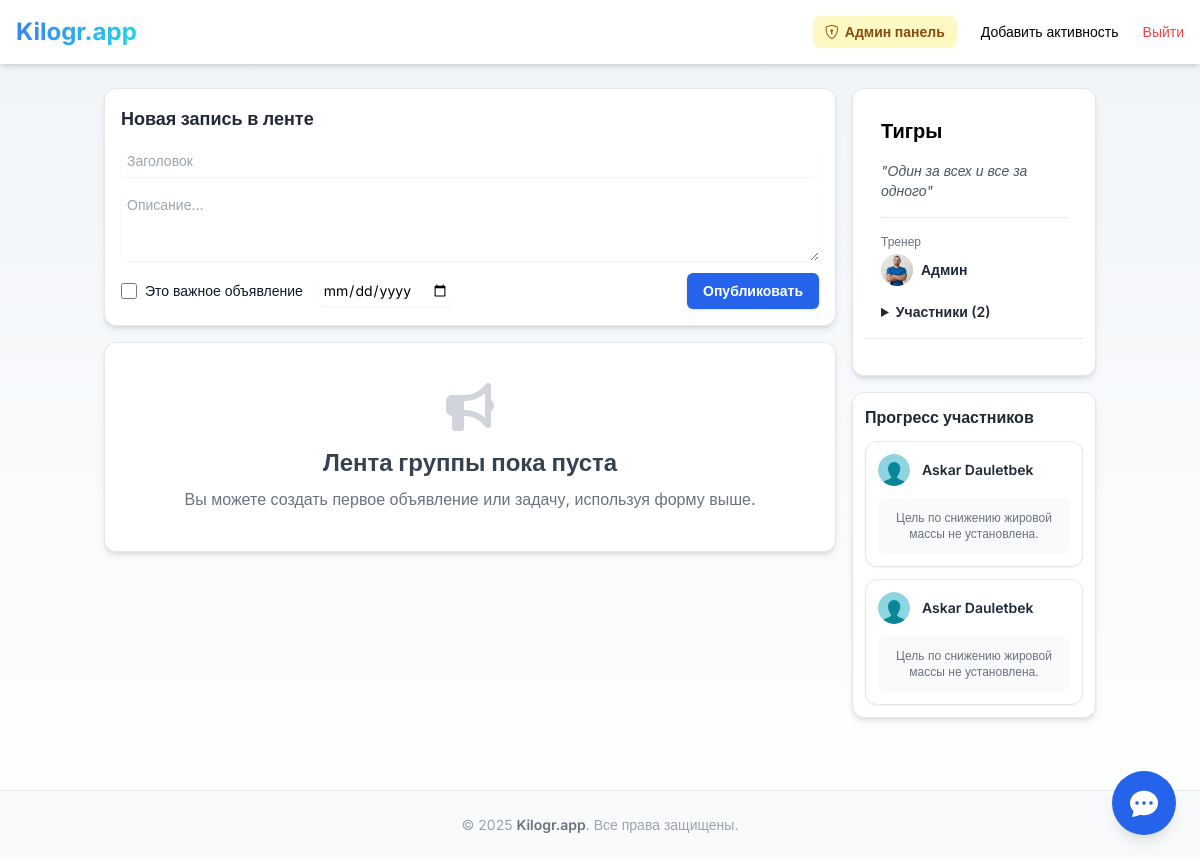
Screenshot of /groups/1 (signed in) with the database file from the repository.
### app.py (models this page shows, shortened)
class Group(db.Model):
    id = db.Column(db.Integer, primary_key=True)
    name = db.Column(db.String(100), nullable=False)
    description = db.Column(db.Text, nullable=True)  # «дивиз» группы
    trainer_id = db.Column(db.Integer, db.ForeignKey('user.id'), unique=True, nullable=False)
    created_at = db.Column(db.DateTime, default=datetime.utcnow)
    trainer = db.relationship('User', backref=db.backref('own_group', uselist=False))
    members = db.relationship('GroupMember', back_populates='group', cascade='all, delete-orphan')
    messages = db.relationship('GroupMessage', back_populates='group', cascade='all, delete-orphan')

class User(db.Model):
    @property
    def has_subscription(self):
        return self.is_trainer or (self.subscription and self.subscription.is_active)
    id = db.Column(db.Integer, primary_key=True)
    email = db.Column(db.String(120), unique=True, nullable=False)
    password = db.Column(db.String(128), nullable=False)
    name = db.Column(db.String(50), nullable=False)
    date_of_birth = db.Column(db.Date)
    fat_mass_goal = db.Column(db.Float, nullable=True)
    muscle_mass_goal = db.Column(db.Float, nullable=True)
    is_trainer = db.Column(db.Boolean, default=False, nullable=False)
    avatar = db.Column(db.String(200), nullable=False, default='i.webp')
    analysis_comment = db.Column(db.Text)
    telegram_chat_id = db.Column(db.String(50), nullable=True)
    telegram_code = db.Column(db.String(10), nullable=True)
    show_welcome_popup = db.Column(db.Boolean, default=False, nullable=False)
    updated_at = db.Column(db.DateTime, default=datetime.utcnow)

### app.py (the view, shortened to what this page needs)
@app.route('/groups/<int:group_id>')
@login_required
def group_detail(group_id):
    if not get_current_user().has_subscription:
        flash("Доступ к группам и сообществу открыт только по подписке.", "warning")
        return redirect(url_for('profile'))
    group = Group.query.get_or_404(group_id)
    user = get_current_user()
    is_member = any(m.user_id == user.id for m in group.members)
    raw_messages = GroupMessage.query.filter_by(group_id=group.id).order_by(GroupMessage.timestamp.desc()).all()
    processed_messages = []
    last_sender_id = None
    for message in raw_messages:
        show_avatar = (message.user_id != last_sender_id)
        processed_messages.append({
            'id': message.id, 'group_id': message.group_id, 'user_id': message.user_id, 'user': message.user,
            'text': message.text, 'timestamp': message.timestamp, 'image_file': message.image_file,
            'reactions': message.reactions, 'show_avatar': show_avatar, 'is_current_user': (message.user_id == user.id)
        })
        last_sender_id = message.user_id
    all_posts = GroupTask.query.filter_by(group_id=group.id).order_by(GroupTask.created_at.desc()).all()
    group_member_stats = []
    if user.is_trainer and group.trainer_id == user.id:
        today = date.today()
        all_relevant_members = [m.user for m in group.members]
        if group.trainer not in all_relevant_members and group.trainer.email != ADMIN_EMAIL:
            all_relevant_members.append(group.trainer)
        for member_user in all_relevant_members:
            if member_user.email == ADMIN_EMAIL and not any(m.user_id == member_user.id for m in group.members):
                continue
            latest_analysis = BodyAnalysis.query.filter_by(user_id=member_user.id).order_by(
                BodyAnalysis.timestamp.desc()).first()
            fat_loss_progress = None
            group_member_stats.append({
                'user': member_user,
                'fat_loss_progress': fat_loss_progress,
                'is_trainer_in_group': (member_user.id == group.trainer_id)
            })
        group_member_stats.sort(key=lambda x: (not x['is_trainer_in_group'], x['user'].name.lower()))
    return render_template('group_detail.html',
                           group=group,
                           is_member=is_member,
                           processed_messages=processed_messages,
                           group_member_stats=group_member_stats,
                           all_posts=all_posts)

### app.py (called while the page is built)
def login_required(f):
    @wraps(f)
    def decorated_function(*args, **kwargs):
        if 'user_id' not in session:
            return redirect('/login')
        return f(*args, **kwargs)
    return decorated_function

def get_current_user():
    user_id = session.get('user_id')
    if user_id:
        return db.session.get(User, user_id)
    return None

@app.context_processor
def utility_processor():
    def get_bmi_category(bmi):
        if bmi is None:
            return ""
        if bmi < 18.5:
            return "Недостаточный вес"
        elif bmi < 25:
            return "Норма"
        elif bmi < 30:
            return "Избыточный вес"
        else:
            return "Ожирение"
    return dict(
        get_bmi_category=get_bmi_category,
        calculate_age=calculate_age,  # <-- теперь в шаблоне доступна
        today=date.today(),  # <-- и переменная today
    )

@app.context_processor
def inject_user():
    return {'current_user': get_current_user()}

### templates/group_detail.html (shortened to what this page needs)
{% extends 'base.html' %}
{% block content %}
<div class="container mx-auto px-2 py-4 sm:px-4 sm:py-6">
  <div class="flex flex-col lg:flex-row gap-4">
    <div class="lg:w-3/4 space-y-4">
        {% if current_user.is_trainer and group.trainer_id == current_user.id %}
        <div class="bg-white p-4 rounded-xl shadow-md border border-gray-200">
            <h3 class="font-semibold text-lg text-gray-800 mb-3">Новая запись в ленте</h3>
            <form action="{{ url_for('create_group_task', group_id=group.id) }}" method="POST" class="space-y-3 text-sm">
              <div><input type="text" name="title" placeholder="Заголовок" required class="block w-full p-1.5 border-gray-300 rounded-md shadow-sm"></div>
              <div><textarea name="description" placeholder="Описание..." rows="3" class="block w-full p-1.5 border-gray-300 rounded-md shadow-sm"></textarea></div>
              <div class="flex items-center justify-between">
                <div class="flex items-center space-x-4">
                  <div class="flex items-center"><input type="checkbox" name="is_announcement" id="is-announcement" class="h-4 w-4 text-yellow-500 border-gray-300 rounded focus:ring-yellow-400"><label for="is-announcement" class="ml-2 text-gray-900">Это важное объявление</label></div>
                  <input type="date" name="due_date" class="block p-1 border-gray-300 rounded-md shadow-sm" title="Укажите срок, если это задача">
                </div>
                <button type="submit" class="px-4 py-2 bg-blue-600 text-white font-semibold rounded-md hover:bg-blue-700 transition-colors shadow">Опубликовать</button>
              </div>
            </form>
        </div>
        {% endif %}
         <div class="space-y-4">
            {% set tasks = all_posts | selectattr('is_announcement', '==', false) | list %}
            {% set announcements = all_posts | selectattr('is_announcement', '==', true) | list %}
            {% if tasks or announcements %}
                {% if tasks %}
                <div>
                    <h3 class="text-sm font-semibold text-gray-500 uppercase tracking-wider mb-2">Активные задачи</h3>
                    <div class="space-y-3">
                        {% for task in tasks %}
                            <div class="bg-purple-50 border-l-4 border-purple-500 p-3 rounded-r-md shadow-sm relative text-sm">
                                <p class="font-bold text-purple-800 text-base">{{ task.title }}</p>
                                {% if task.description %}<p class="text-purple-700 mt-1">{{ task.description | safe }}</p>{% endif %}
                                <p class="text-xs text-purple-600 mt-2">Срок: {{ task.due_date.strftime('%d.%m.%Y') if task.due_date else 'Не указан' }}</p>
                                {% if current_user.is_trainer and group.trainer_id == current_user.id %}
                                <form action="{{ url_for('delete_group_task', task_id=task.id) }}" method="POST" class="absolute top-1 right-1"><button type="submit" class="text-red-400 hover:text-red-600 text-base" title="Удалить"><i class="fas fa-times-circle"></i></button></form>
                                {% endif %}
                            </div>
                        {% endfor %}
                    </div>
                </div>
                {% endif %}
                {% if announcements %}
                <div>
                    <h3 class="text-sm font-semibold text-gray-500 uppercase tracking-wider mb-2">Объявления</h3>
                    <div class="space-y-3">
                        {% for ann in announcements %}
                            <div class="bg-yellow-50 border-l-4 border-yellow-500 p-3 rounded-r-md shadow-sm relative text-sm">
                                <p class="font-bold text-yellow-800 text-base">{{ ann.title }}</p>
                                {% if ann.description %}<p class="text-yellow-700 mt-1">{{ ann.description | safe }}</p>{% endif %}
                                <p class="text-xs text-gray-400 mt-2">Опубликовано: {{ ann.created_at.strftime('%d.%m.%Y в %H:%M') }}</p>
                                {% if current_user.is_trainer and group.trainer_id == current_user.id %}
                                <form action="{{ url_for('delete_group_task', task_id=ann.id) }}" method="POST" class="absolute top-1 right-1"><button type="submit" class="text-red-400 hover:text-red-600 text-base" title="Удалить"><i class="fas fa-times-circle"></i></button></form>
                                {% endif %}
                            </div>
                        {% endfor %}
                    </div>
                </div>
                {% endif %}
            {% else %}
                <div class="text-center p-10 bg-white rounded-xl shadow-md border border-gray-200">
                    <i class="fas fa-bullhorn text-5xl text-gray-300 mb-4"></i>
                    <h2 class="text-2xl font-bold text-gray-700">Лента группы пока пуста</h2>
                    <p class="text-gray-500 mt-2">
                        {% if current_user.is_trainer and group.trainer_id == current_user.id %}
                            Вы можете создать первое объявление или задачу, используя форму выше.
                        {% else %}
                            Тренер еще не добавил ни одной записи. Как только здесь что-то появится, вы это увидите.
                        {% endif %}
                    </p>
                </div>
            {% endif %}
        </div>
    </div>
    <div class="lg:w-1/4 space-y-4 flex flex-col">
      <div class="bg-white p-3 rounded-xl shadow-md border border-gray-200">
          <div class="p-4 space-y-4">
            <h2 class="text-xl font-bold">{{ group.name }}</h2>
            <p class="text-sm italic text-gray-600 mt-1">"{{ group.description or 'Без слогана.' }}"</p>
            <div class="border-t pt-4">
              <p class="text-xs text-gray-500 mb-1">Тренер</p>
              <div class="flex items-center space-x-2">
                <img src="{{ url_for('serve_uploaded_file', filename=group.trainer.avatar) if group.trainer.avatar else url_for('static', filename='default-avatar.png') }}" class="w-8 h-8 object-cover rounded-full" alt="Аватар тренера">
                <p class="text-gray-800 font-semibold text-sm">{{ group.trainer.name }}</p>
              </div>
            </div>
            <div>
                <details>
                    <summary class="text-sm text-gray-800 font-semibold cursor-pointer">Участники ({{ group.members|length }})</summary>
                </details>
            </div>
        </div>
        <div class="p-3 border-t border-gray-200">
        </div>
      </div>
{% if group_member_stats %}
<div class="bg-white p-3 rounded-xl shadow-md border border-gray-200">
  <h2 class="text-base font-semibold text-gray-800 mb-3">Прогресс участников</h2>
  <div class="space-y-3">
    {% for member_stat in group_member_stats %}
      {% if not member_stat.is_trainer_in_group %}
      <div class="bg-white border border-gray-200 rounded-xl p-3 shadow-sm">
        <div class="flex items-center space-x-3 mb-3">
          <img src="{{ url_for('serve_uploaded_file', filename=member_stat.user.avatar) if member_stat.user.avatar else url_for('static', filename='default-avatar.png') }}" class="w-8 h-8 object-cover rounded-full">
          <span class="font-semibold text-gray-800 text-sm">{{ member_stat.user.name }}</span>
        </div>
        {% if member_stat.fat_loss_progress %}
          {% set progress = member_stat.fat_loss_progress %}
          <div class="text-sm">
              <div class="flex justify-between mb-1 text-xs font-medium text-gray-500">
                  <span>Прогресс (жир, кг)</span>
                  <span>{{ "%.1f"|format(progress.current_kg) }} / <span class="font-bold text-green-600">{{ "%.1f"|format(progress.goal_kg) }}</span></span>
              </div>
              <div class="w-full bg-gray-200 rounded-full h-5 relative">
                  <div class="progress-bar-fill bg-blue-600 h-5 rounded-full flex items-center justify-center" style="width: {{ progress.percentage|int }}%">
                      <span class="text-white font-bold text-xs">{{ progress.percentage|int }}%</span>
                  </div>
              </div>
              <div class="text-right text-xs text-gray-500 mt-1">
                  Начальный вес жира: {{ "%.1f"|format(progress.initial_kg) }} кг
              </div>
          </div>
        {% else %}
          <div class="text-center text-xs text-gray-500 p-3 bg-gray-50 rounded-lg">
              Цель по снижению жировой массы не установлена.
          </div>
        {% endif %}
      </div>
      {% endif %}
    {% endfor %}
  </div>
</div>
{% endif %}
    </div>
  </div>
</div>
<button id="chat-toggle-button" class="fixed bottom-6 right-6 bg-blue-600 text-white w-16 h-16 rounded-full shadow-lg flex items-center justify-center z-50 hover:bg-blue-700 transition-transform transform hover:scale-110">
  <i class="bi bi-chat-dots-fill" style="font-size: 1.75rem;"></i>
</button>
{% endblock %}

### templates/base.html (style rules this page uses)
body { font-family: 'Inter', sans-serif; background: linear-gradient(to bottom, #f0f4f8 0%, #ffffff 100%); min-height: 100vh; }

### rows the page displays
Group: name "Тигры", description "Один за всех и все за одного"
User: avatar (picture), trainer.name "Админ"
User: avatar (picture), user.name "Askar Dauletbek"
User: avatar (picture), user.name "Askar Dauletbek"

### other values shown
{{ group.members|length }} "2"
